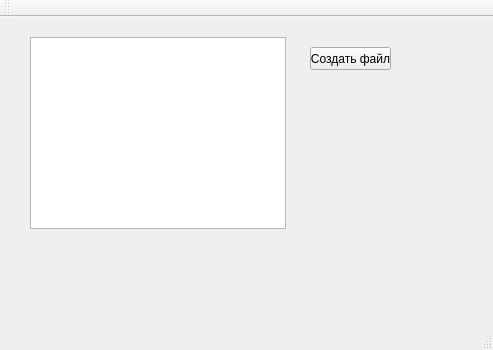
<?xml version="1.0" encoding="UTF-8"?>
<ui version="4.0">
 <class>MainWindow</class>
 <widget class="QMainWindow" name="MainWindow">
  <property name="geometry">
   <rect>
    <x>0</x>
    <y>0</y>
    <width>493</width>
    <height>350</height>
   </rect>
  </property>
  <property name="windowTitle">
   <string>MainWindow</string>
  </property>
  <widget class="QWidget" name="centralWidget">
   <widget class="QPushButton" name="CreateFileButton">
    <property name="geometry">
     <rect>
      <x>310</x>
      <y>30</y>
      <width>81</width>
      <height>23</height>
     </rect>
    </property>
    <property name="text">
     <string>Создать файл</string>
    </property>
   </widget>
   <widget class="QListWidget" name="OpenedFilesList">
    <property name="geometry">
     <rect>
      <x>30</x>
      <y>20</y>
      <width>256</width>
      <height>192</height>
     </rect>
    </property>
   </widget>
  </widget>
  <widget class="QMenuBar" name="menuBar">
   <property name="geometry">
    <rect>
     <x>0</x>
     <y>0</y>
     <width>493</width>
     <height>21</height>
    </rect>
   </property>
  </widget>
  <widget class="QToolBar" name="mainToolBar">
   <attribute name="toolBarArea">
    <enum>TopToolBarArea</enum>
   </attribute>
   <attribute name="toolBarBreak">
    <bool>false</bool>
   </attribute>
  </widget>
  <widget class="QStatusBar" name="statusBar"/>
 </widget>
 <layoutdefault spacing="6" margin="11"/>
 <resources/>
 <connections/>
</ui>
